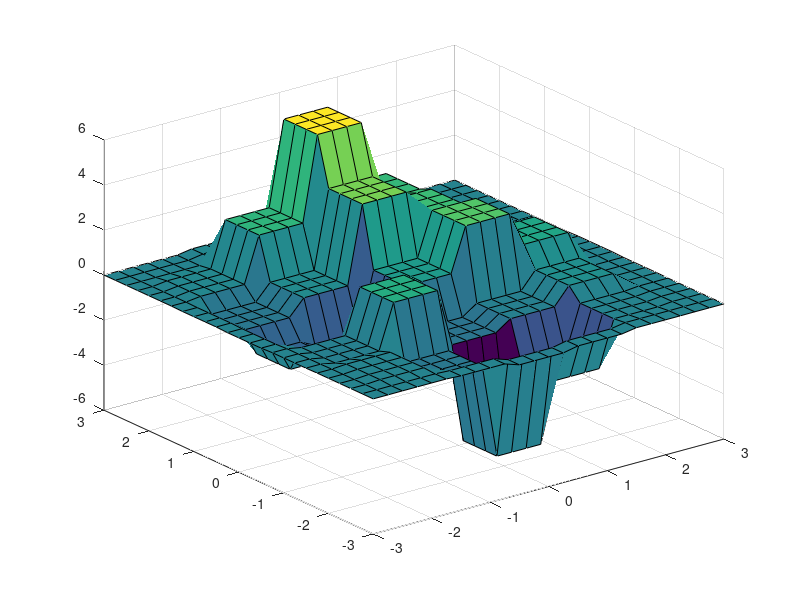

The MATLAB script that drew this image: (Note: this script raises an error after producing the figure.)
[x,y] = meshgrid(-3:1:3);
z = peaks(x,y); 
surf(x,y,z)

[xi,yi] = meshgrid(-3:0.25:3);
zi1 = interp2(x,y,z,xi,yi, 'nearest');
surf(xi,yi,zi1)

zi2 = interp2(x,y,z,xi,yi,'bilinear');
surf(xi,yi,zi2)

zi3 = interp2(x,y,z,xi,yi, 'bicubic');
surf(xi,yi,zi3)